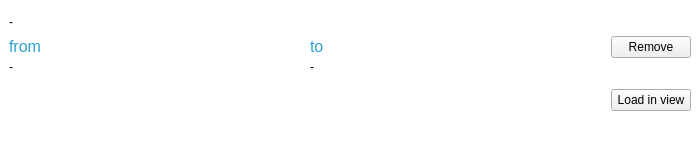
<?xml version="1.0" encoding="UTF-8"?>
<ui version="4.0">
 <class>history_item</class>
 <widget class="QWidget" name="history_item">
  <property name="geometry">
   <rect>
    <x>0</x>
    <y>0</y>
    <width>700</width>
    <height>154</height>
   </rect>
  </property>
  <property name="windowTitle">
   <string>Form</string>
  </property>
  <property name="styleSheet">
   <string notr="true">QWidget#history_item{
background: transparent;
}</string>
  </property>
  <layout class="QHBoxLayout" name="horizontalLayout">
   <property name="leftMargin">
    <number>0</number>
   </property>
   <property name="topMargin">
    <number>5</number>
   </property>
   <property name="rightMargin">
    <number>0</number>
   </property>
   <property name="bottomMargin">
    <number>5</number>
   </property>
   <item>
    <widget class="QWidget" name="inner_widget" native="true">
     <layout class="QVBoxLayout" name="verticalLayout_2">
      <item>
       <widget class="QLabel" name="time">
        <property name="sizePolicy">
         <sizepolicy hsizetype="Expanding" vsizetype="Preferred">
          <horstretch>0</horstretch>
          <verstretch>0</verstretch>
         </sizepolicy>
        </property>
        <property name="text">
         <string>-</string>
        </property>
       </widget>
      </item>
      <item>
       <layout class="QGridLayout" name="gridLayout">
        <property name="horizontalSpacing">
         <number>10</number>
        </property>
        <property name="verticalSpacing">
         <number>2</number>
        </property>
        <item row="1" column="0">
         <widget class="QLabel" name="src1">
          <property name="sizePolicy">
           <sizepolicy hsizetype="Expanding" vsizetype="Preferred">
            <horstretch>0</horstretch>
            <verstretch>0</verstretch>
           </sizepolicy>
          </property>
          <property name="minimumSize">
           <size>
            <width>285</width>
            <height>80</height>
           </size>
          </property>
          <property name="text">
           <string>-</string>
          </property>
          <property name="alignment">
           <set>Qt::AlignLeading|Qt::AlignLeft|Qt::AlignTop</set>
          </property>
          <property name="wordWrap">
           <bool>true</bool>
          </property>
         </widget>
        </item>
        <item row="1" column="1">
         <widget class="QLabel" name="src2">
          <property name="sizePolicy">
           <sizepolicy hsizetype="Expanding" vsizetype="Preferred">
            <horstretch>0</horstretch>
            <verstretch>0</verstretch>
           </sizepolicy>
          </property>
          <property name="minimumSize">
           <size>
            <width>285</width>
            <height>80</height>
           </size>
          </property>
          <property name="text">
           <string>-</string>
          </property>
          <property name="alignment">
           <set>Qt::AlignLeading|Qt::AlignLeft|Qt::AlignTop</set>
          </property>
          <property name="wordWrap">
           <bool>true</bool>
          </property>
         </widget>
        </item>
        <item row="0" column="1">
         <widget class="QLabel" name="to">
          <property name="sizePolicy">
           <sizepolicy hsizetype="Preferred" vsizetype="Maximum">
            <horstretch>0</horstretch>
            <verstretch>0</verstretch>
           </sizepolicy>
          </property>
          <property name="font">
           <font>
            <pointsize>12</pointsize>
           </font>
          </property>
          <property name="styleSheet">
           <string notr="true">color: rgb(44, 162, 207);</string>
          </property>
          <property name="text">
           <string>to</string>
          </property>
         </widget>
        </item>
        <item row="0" column="0">
         <widget class="QLabel" name="from">
          <property name="sizePolicy">
           <sizepolicy hsizetype="Preferred" vsizetype="Maximum">
            <horstretch>0</horstretch>
            <verstretch>0</verstretch>
           </sizepolicy>
          </property>
          <property name="font">
           <font>
            <pointsize>12</pointsize>
           </font>
          </property>
          <property name="styleSheet">
           <string notr="true">color: rgb(44, 162, 207);</string>
          </property>
          <property name="text">
           <string>from</string>
          </property>
         </widget>
        </item>
        <item row="0" column="2">
         <widget class="QPushButton" name="remove">
          <property name="sizePolicy">
           <sizepolicy hsizetype="Maximum" vsizetype="Fixed">
            <horstretch>0</horstretch>
            <verstretch>0</verstretch>
           </sizepolicy>
          </property>
          <property name="text">
           <string>Remove</string>
          </property>
          <property name="icon">
           <iconset resource="icons.qrc">
            <normaloff>:/icons/close-fill.png</normaloff>:/icons/close-fill.png</iconset>
          </property>
          <property name="iconSize">
           <size>
            <width>16</width>
            <height>16</height>
           </size>
          </property>
         </widget>
        </item>
        <item row="1" column="2">
         <widget class="QPushButton" name="load">
          <property name="sizePolicy">
           <sizepolicy hsizetype="Maximum" vsizetype="Fixed">
            <horstretch>0</horstretch>
            <verstretch>0</verstretch>
           </sizepolicy>
          </property>
          <property name="text">
           <string>Load in view</string>
          </property>
          <property name="icon">
           <iconset resource="icons.qrc">
            <normaloff>:/icons/translate-2.png</normaloff>:/icons/translate-2.png</iconset>
          </property>
          <property name="iconSize">
           <size>
            <width>16</width>
            <height>16</height>
           </size>
          </property>
         </widget>
        </item>
       </layout>
      </item>
     </layout>
    </widget>
   </item>
  </layout>
 </widget>
 <resources>
  <include location="icons.qrc"/>
 </resources>
 <connections/>
</ui>
